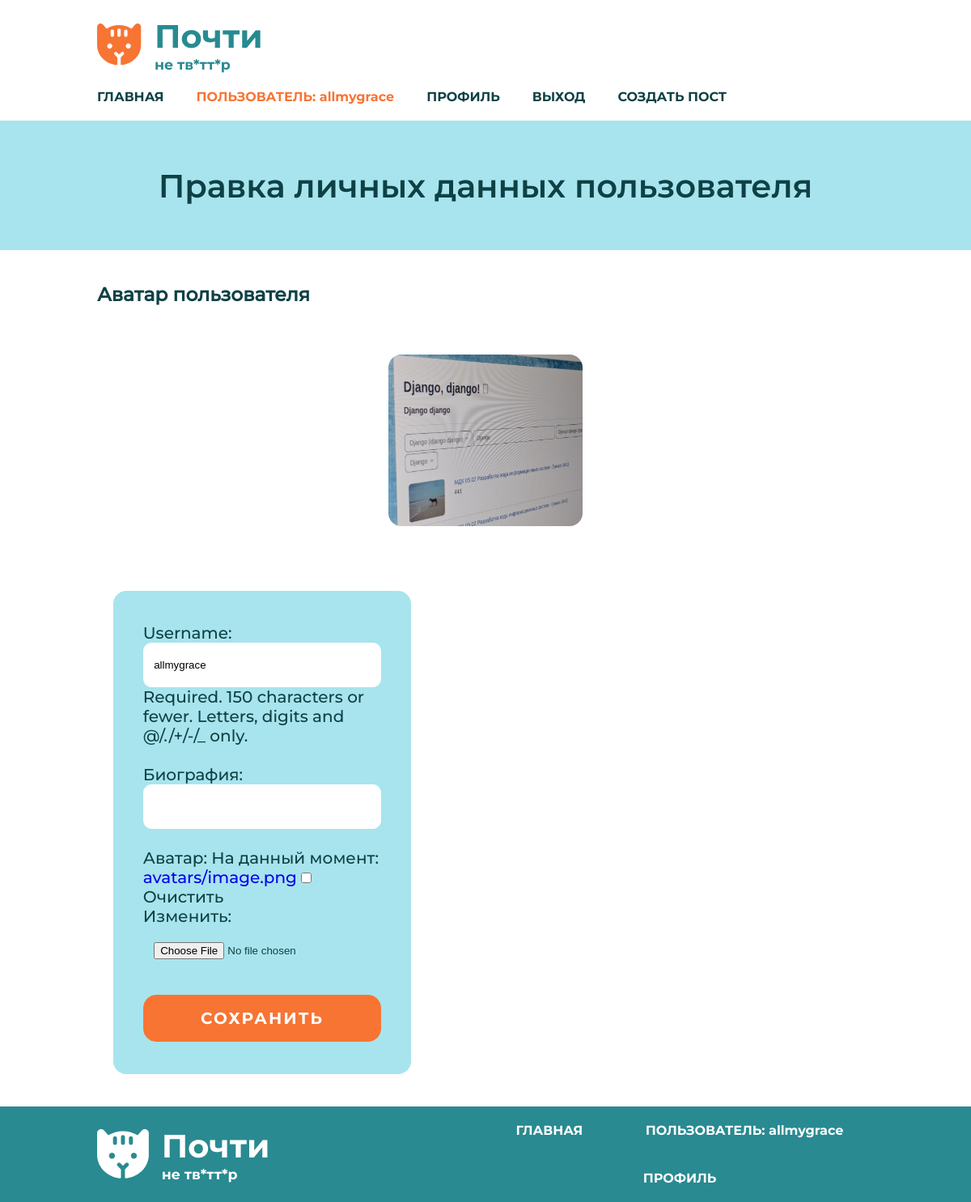
Page /posts/profile/change (signed in) on the committed database.
### posts/models.py (models this page shows)
class ReallyUser(AbstractUser):
    avatar = models.ImageField(upload_to='avatars/', blank=True, null=True,
                               verbose_name='Аватар', default='avatars/image.png')
    biography = models.CharField(max_length=250, verbose_name="Биография", null=True)
    class Meta(AbstractUser.Meta):
        pass

### posts/views.py (the view)
# urls.py: path('profile/change', views.user_change_view, name='user-change'),
@login_required
def user_change_view(request):
    if request.method == 'POST':
        form = ChangeUserInfoForm(request.POST, request.FILES, instance=request.user)
        if form.is_valid():
            form.save()
            return redirect(reverse('profile'))
        else:
            return render(request, 'change_user.html', {'form': form})
    else:
        form = ChangeUserInfoForm(instance=request.user)
    return render(request, 'change_user.html', {'form': form})

### posts/forms.py
class ChangeUserInfoForm(forms.ModelForm):
    biography = forms.CharField(label='Биография', required=False)
    avatar = forms.ImageField(label='Аватар', required=False)
    class Meta:
        model = ReallyUser
        fields = ('username', 'biography', 'avatar')

### posts/templates/change_user.html (shortened to what this page needs)
{% extends "base_generic.html" %}
{% block content %}
{% if user.is_authenticated %}
<section class="title">
            <h1>Правка личных данных пользователя</h1>
        </section>
        <section class="articles-wrapper">
            <div class="articles">
                <h3 class="article-text">Аватар пользователя</h3>
                {% if user.avatar %}
<img src="{{ user.avatar.url }}" alt="Аватар пользователя" class="prof-img">
    {% else %}
    <h3>Как вы смогли без аватарки здесь зарегистрироваться???</h3>
    {% endif %}
                <div class="four-articles">
                    <article>
                        <div class="article-inner">
                            <div class="article-text">
                                <div class="calculator-form">
                                    <form action="" method="post" enctype="multipart/form-data" class="calculator-form-inner">
                                    {{ form.as_p }}
                                    <input type="submit" value="СОХРАНИТЬ" class="button"/>
                                </form>
                                </div>
                            </div>
                        </div>
                    </article>
                </div>
            </div>
        </section>
{% else %}
<section class="title">
    <h3>Пожалуйста, войдите в аккаунт.</h3>
</section>
{% endif %}
{% endblock %}

### posts/templates/base_generic.html (shortened to what this page needs)
<!DOCTYPE html>
<html lang="ru">
<head>
    {% load static %}
    <link rel="stylesheet" href="{% static 'css/style.css' %}" />
</head>
<body>
    <header class="header-wrapper">
        <div class="header">
            <a class="logo" href="{% url 'index' %}">
                <img src="{% static 'media/logo.svg' %}" alt="Логотип">
                <div class="logo-wrapper">
                    <h1>Почти</h1>
                    <h3>не тв*тт*р</h3>
                </div>
            </a>
            <nav class="header-nav">
                <a href="{% url 'index' %}">ГЛАВНАЯ</a>
                {% if user.is_authenticated %}
                <p class="like-link">ПОЛЬЗОВАТЕЛЬ: {{ user.get_username }}</p>
                <a href="{% url 'profile' %}">ПРОФИЛЬ</a>
                <a href="{% url 'logout' %}">ВЫХОД</a>
                <a href="{% url 'create' %}">СОЗДАТЬ ПОСТ</a>
                {% else %}
                    <a href="{% url 'login' %}">ВОЙТИ</a>
                    <a href="{% url 'register' %}">РЕГИСТРАЦИЯ</a>
                {% endif %}
            </nav>
        </div>
    </header>
    <main>
        {% block content %}
        {% endblock %}
    </main>
    <footer>
        <div class="footer-wrapper">
            <a class="logo" href="{% url 'index' %}">
                <img src="{% static 'media/footer-logo.svg' %}" alt="Логотип">
                <div class="logo-wrapper">
                    <h1>Почти</h1>
                    <h3>не тв*тт*р</h3>
                </div>
            </a>
                <nav class="footer-nav">
                    <a href="{% url 'index' %}">ГЛАВНАЯ</a>
                {% if user.is_authenticated %}
                <p class="like-link-f">ПОЛЬЗОВАТЕЛЬ: {{ user.get_username }}</p>
                <a href="{% url 'profile' %}">ПРОФИЛЬ</a>
                {% else %}
                    <a href="{% url 'login' %}">ВОЙТИ</a>
                    <a href="{% url 'register' %}">РЕГИСТРАЦИЯ</a>
                {% endif %}
                </nav>
        </div>
    </footer>
</body>
</html>

### posts/static/css/style.css (style rules this page uses)
* { box-sizing: border-box; margin: 0; padding: 0; }
body { font-family: 'Montserrat Medium', sans-serif; font-size: 15pt; }
main { display: flex; flex-direction: column; row-gap: 1em; }
a { text-decoration: none; }
.header-wrapper { background: #fff; display: flex; justify-content: center; align-items: center; min-height: 4em; padding: 1em 0; }
.header { width: 80%; display: flex; justify-content: space-between; align-items: center; flex-wrap: wrap; gap: 1em; }
.logo { display: flex; column-gap: 0.8em; font-family: 'Montserrat Bold', sans-serif; align-items: center; padding-right: 1em; }
.logo img { max-width: 25%; }
.logo-wrapper { display: flex; flex-direction: column; color: #298A91; }
.logo-wrapper h1 { font-size: 30pt; }
.logo-wrapper h3 { font-size: 13pt; font-weight: normal; }
.header-nav { display: flex; gap: 2em; flex-wrap: wrap; }
.header-nav a, .like-link { font-family: 'Montserrat Bold', sans-serif; color: #0E4145; font-size: 12pt; }
footer { background: #298A91; display: flex; justify-content: center; align-items: center; min-height: 4em; padding: 1em 0; }
.footer-wrapper { width: 80%; display: flex; justify-content: space-between; align-items: center; gap: 1em; flex-wrap: wrap; }
.footer-wrapper .logo-wrapper { display: flex; flex-direction: column; color: #fff; }
.footer-nav { display: flex; width: 50%; justify-content: space-evenly; gap: 2em; flex-wrap: wrap; }
.footer-nav a, .like-link-f { font-family: 'Montserrat Bold', sans-serif; color: #fff; font-size: 12pt; }
.button { color: #fff; font-size: 15pt; font-family: 'Montserrat Bold', sans-serif; background-color: #F87433; border: 1px solid #F87433; border-radius: 0.8em; display: flex; padding: 0.8em; letter-spacing: 0.1em; justify-content: center; width: 100%; }
.title { color:#0E4145; justify-content: center; font-size: 20pt; font-family: 'Montserrat SemiBold', sans-serif; display: flex; min-height: 6em; align-items: center; background-color: #a8e4ed; }
.articles-wrapper { min-height: 50em; display: flex; justify-content: center; padding: 1em 0; }
.articles { width: 80%; display: flex; flex-direction: column; row-gap: 3em; }
article { align-items: center; }
.four-articles { display: flex; align-items: center; flex-direction: column; row-gap: 3em; flex-wrap: wrap; }
.four-articles article { display: flex; column-gap: 2em; border-radius: 0.8em; }
.article-inner { display: flex; flex-direction: column; padding: 1em; row-gap: 2em; }
.article-text { display: flex; flex-direction: column; row-gap: 2em; color: #0E4145; }
.like-link { color: #F87433; }
.calculator-form { display: flex; justify-content: center; align-items: center; min-height: 20em; padding: 2em 0; width: 40%; background-color: #a8e4ed; border-radius: 0.8em; }
.calculator-form-inner { display: flex; width: 80%; flex-direction: column; row-gap: 1.2em; }
.calculator-form-inner label { align-self: flex-start; }
.calculator-form input[type="text"],.calculator-form input[type="file"], .calculator-form input[type="password"] { padding: 1.5em 1em; width: 100%; border-radius: 0.8em; border: none; }
.prof-img { max-width: 25%; border-radius: 0.8em; align-self: center; }

### rows in the picture
ReallyUser: get_username "allmygrace", avatar (picture), username "allmygrace"
